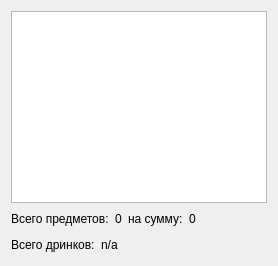
          <widget class="QWidget" name="page_4">
           <layout class="QVBoxLayout" name="verticalLayout_10">
            <item>
             <widget class="ThingsView" name="thingsTable">
              <property name="sizePolicy">
               <sizepolicy hsizetype="Expanding" vsizetype="Expanding">
                <horstretch>0</horstretch>
                <verstretch>0</verstretch>
               </sizepolicy>
              </property>
              <property name="selectionMode">
               <enum>QAbstractItemView::SingleSelection</enum>
              </property>
              <property name="selectionBehavior">
               <enum>QAbstractItemView::SelectRows</enum>
              </property>
              <property name="sortingEnabled">
               <bool>true</bool>
              </property>
             </widget>
            </item>
            <item>
             <layout class="QHBoxLayout" name="thingsSummaryLayout">
              <item>
               <widget class="QLabel" name="label_39">
                <property name="text">
                 <string>Всего предметов:</string>
                </property>
               </widget>
              </item>
              <item>
               <widget class="QLabel" name="labelThingsCountAll">
                <property name="text">
                 <string>0</string>
                </property>
               </widget>
              </item>
              <item>
               <widget class="QLabel" name="label_76">
                <property name="text">
                 <string>на сумму:</string>
                </property>
               </widget>
              </item>
              <item>
               <widget class="QLabel" name="labelThingsPriceAll">
                <property name="text">
                 <string>0</string>
                </property>
               </widget>
              </item>
              <item>
               <spacer name="horizontalSpacer_18">
                <property name="orientation">
                 <enum>Qt::Horizontal</enum>
                </property>
                <property name="sizeHint" stdset="0">
                 <size>
                  <width>40</width>
                  <height>20</height>
                 </size>
                </property>
               </spacer>
              </item>
             </layout>
            </item>
            <item>
             <layout class="QHBoxLayout" name="moneyCountLayout">
              <item>
               <widget class="QLabel" name="label_14">
                <property name="text">
                 <string>Всего дринков:</string>
                </property>
               </widget>
              </item>
              <item>
               <widget class="QLabel" name="labelMoneysCount">
                <property name="text">
                 <string>n/a</string>
                </property>
               </widget>
              </item>
              <item>
               <spacer name="horizontalSpacer_45">
                <property name="orientation">
                 <enum>Qt::Horizontal</enum>
                </property>
                <property name="sizeHint" stdset="0">
                 <size>
                  <width>40</width>
                  <height>20</height>
                 </size>
                </property>
               </spacer>
              </item>
             </layout>
            </item>
           </layout>
          </widget>
